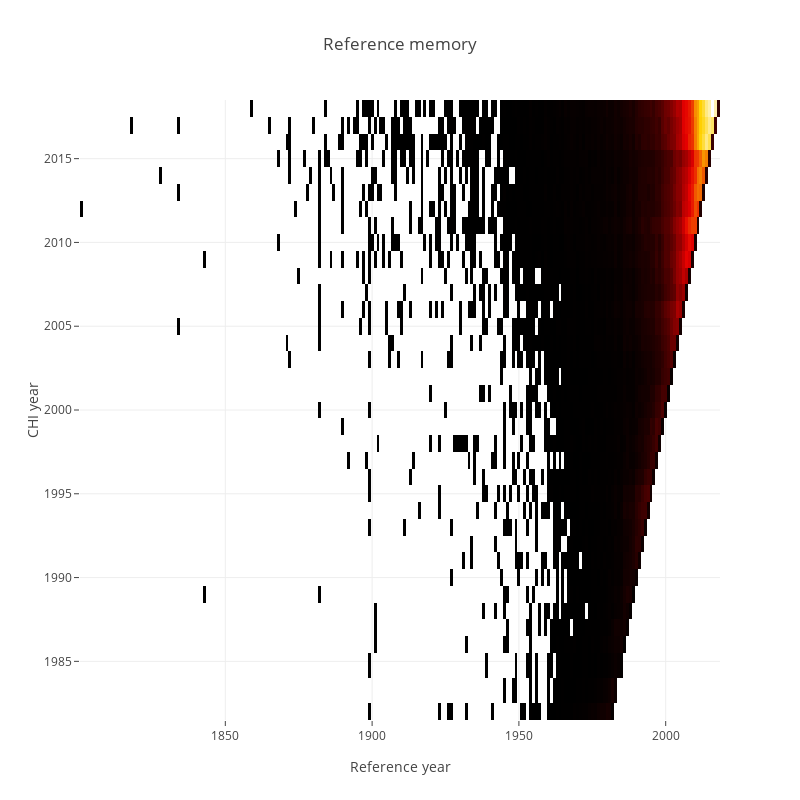

The cell this chart's notebook holds for it:
### Code cell
trace0 = go.Heatmap(z=heatmap_df.values.tolist(),
                   x=heatmap_df.columns,
                   y=heatmap_df.index,
                   colorscale='Hot',
                   showscale=False)

layout = dict(title='Reference memory',
              width = 800, height = 800,
              xaxis=dict(title='Reference year'),
              yaxis=dict(title='CHI year'))

fig = go.Figure(data=[trace0], layout=layout)
plotly.offline.iplot(fig)
fig['layout']['font'] = dict(size=18)
pio.write_image(fig, 'reports/images/chi_reference_memory.png')

### Figure 1 — Plotly figure (JSON) as saved in the notebook; plotly's stock layout.template omitted (floating-point values rounded to 4 significant figures; data arrays with more than 128 entries replaced by an {"elided": "..."} marker saying what was removed)
{"data": [{"colorscale": "Hot", "showscale": false, "type": "heatmap", "uid": "491c0c07-5286-4dec-bce2-057ff3fd873c", "x": {"elided": "218 int values"}, "y": [1982, 1983, 1985, 1986, 1987, 1988, 1989, 1990, 1991, 1992, 1993, 1994, 1995, 1996, 1997, 1998, 1999, 2000, 2001, 2002, 2003, 2004, 2005, 2006, 2007, 2008, 2009, 2010, 2011, 2012, 2013, 2014, 2015, 2016, 2017, 2018], "z": {"elided": "36x218 int values"}}], "layout": {"height": 800, "title": {"text": "Reference memory"}, "width": 800, "xaxis": {"title": {"text": "Reference year"}}, "yaxis": {"title": {"text": "CHI year"}}}}
